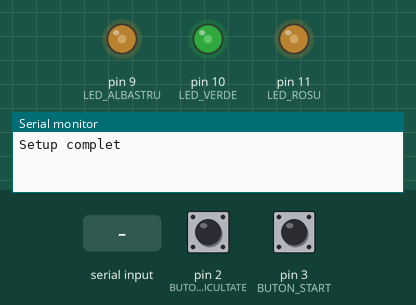
This program was run on a simulated Arduino Uno, built with avr-gcc and run on an emulated ATmega328P. Parts: output pins drawn as LEDs (lit = HIGH), the last lines printed to the serial monitor. Dashed ring = blinking. The inputs (shaded band) are chosen by the test bench; at power-on: pin 3 (BUTON_START) HIGH, pin 2 (BUTON_DIFICULTATE) HIGH. Random numbers use the default seed unless the program sets one.

Above: at 1.2 s.
1.3 s: pin 3 (BUTON_START) pulled LOW for 0.15 s
At 2.7 s:
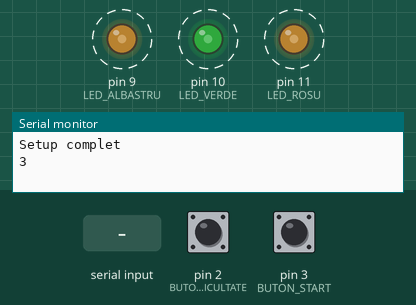
4.4 s: "1\n" received over Serial
At 5.2 s:
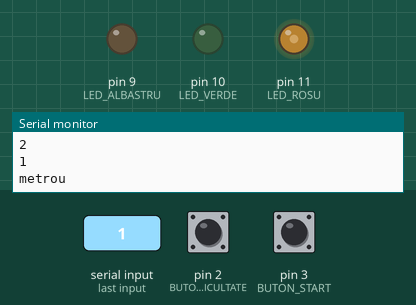
5.9 s: pin 3 (BUTON_START) pulled LOW for 1 s
At 6.3 s:
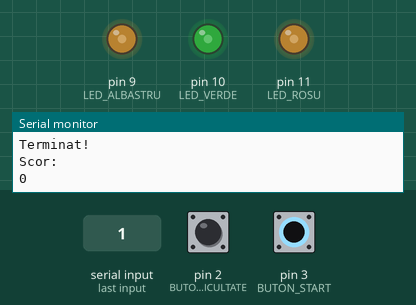
12.5 s: pin 3 (BUTON_START) pulsed LOW 5 times (0.12 s each, 0.3 s apart)
At 17.2 s:
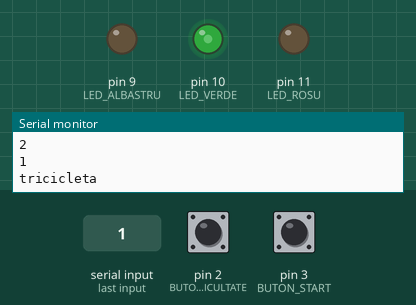
Timing chart, 0 to 48.2 s (numbered marks = the images above; inputs shaded):
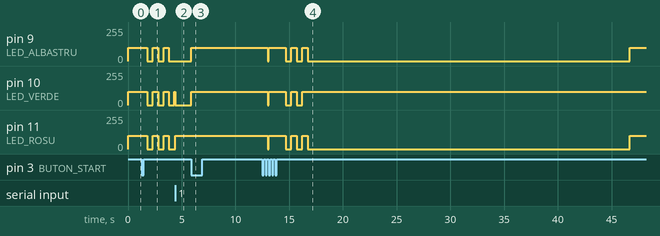

The program:

main.cpp
```cpp
#include <Arduino.h>
#include <string.h>

#define BAUD 28800

#define LED_ROSU 11
#define LED_VERDE 10
#define LED_ALBASTRU 9

#define BUTON_START 3
#define BUTON_DIFICULTATE 2

#define BACKSPACE 8

unsigned long timpTastare[3] = {5000, 4000, 3000}, timpJoc = 33000, momentSelectareCuvant = 0, timpDebounce = 300, timpIncepere = 3000, eroareIncepere = 50;
char cuvant[30], cuvantTinta[30];
char dictionar [10][30] = {"robotica", "arduino", "masina", "tren", "avion", "bicicleta", "metrou", "tir", "tricicleta", "autobuz"};
int index = 0, dificultate = 0, stareLed = 0, clipiri = 0, scor = 0;
char numeDificultati[3][10] = {"\nUsor\n", "\nMediu\n", "\nGreu\n"};
volatile unsigned long momentApasareDificultate = 0, momentApasareStart = 0, momentIncepereJoc = 0, momentUltimaClipire = 0;
bool repaus = true, rulare = false;

void setRGB(int valRosu, int valVerde, int valAlbastru)
{
  analogWrite(LED_ROSU, valRosu);
  analogWrite(LED_VERDE, valVerde);
  analogWrite(LED_ALBASTRU, valAlbastru);
}
int verificaCuvant(const char *cuvantDeVerificat)
{
  int lungime = strlen(cuvantDeVerificat);
  for(int i=0; i<lungime; i++)
  {
    if(cuvantDeVerificat[i] != cuvantTinta[i])
      return -1;
  }
  if(lungime == int(strlen(cuvantTinta)))
    return 1;
  return 0;
}

void finalizare()
{
  Serial.println("\nTerminat!\nScor:");
  Serial.println(scor);
  Serial.println("\n");
  setRGB(100, 100, 100);
}

void verificaStare()
{
  if(rulare && millis() - momentIncepereJoc > timpJoc)
  {
    repaus = true;
    rulare = false;
    finalizare();
  }
}

void incepere()
{

  if(millis() - momentUltimaClipire > timpIncepere/6)
  {
    momentUltimaClipire = millis();
    setRGB(100 * stareLed, 100 * stareLed, 100 * stareLed);
    stareLed = (stareLed + 1) % 2;

    //Daca LED-ul si-a schimbat starea de un numar par de ori mai mic decat 6 (inclusiv 0), se va afisa un numar, reprezentand
    //numaratoarea inversa pana la inceperea jocului
    if(!(clipiri % 2))
    {
      Serial.println(char(3 - clipiri/2 + 48));
    }

    clipiri++;
  }

  if(clipiri == 6)
  {
    index = 0;
    strcpy(cuvant, "");
    strcpy(cuvantTinta,dictionar[(random(10) + momentIncepereJoc) % 10]);
    Serial.println(cuvantTinta);
    momentSelectareCuvant = millis();
    setRGB(0, 100, 0);
    clipiri++;
  }
}

void startJoc()
{
  momentIncepereJoc = millis();
  scor = 0;

  momentUltimaClipire = millis();
  clipiri = 0;
}

void verificareButonDificultate()
{
  if(repaus)
  {
    if(millis() - momentApasareDificultate > timpDebounce && digitalRead(BUTON_DIFICULTATE) == LOW)
    {
      momentApasareDificultate = millis();
      dificultate = (dificultate + 1) % 3;
      Serial.println(numeDificultati[dificultate]);
    }
  }
}
void verificareButonStart()
{
  if(millis() - momentApasareStart > timpDebounce && digitalRead(BUTON_START) == LOW)
  {
    momentApasareStart = millis();
    repaus = !repaus;
    rulare = !rulare;
    if(rulare)
    {
      startJoc();
    }else
    {
      finalizare();
    }
  }
}

void citireLitera()
{
  char litera = Serial.read();
  if(int(litera) == BACKSPACE)
  {
    if(index > 0)
    {
      cuvant[index - 1] = NULL;
      index--;
    }
  }else
  {
    cuvant[index] = litera;
    index++;
    cuvant[index] = NULL;
  }
}
void alegereCuvantNou(int verdict)
{
  if(verdict)
  {
    scor++;
    Serial.println("\n");
  }else
  {
    Serial.println("\nTimp expirat!\n");
  }
  strcpy(cuvant," ");
  index = 0;
  strcpy(cuvantTinta,dictionar[(random(10) + momentIncepereJoc) % 10]);
  Serial.println(cuvantTinta);
  momentSelectareCuvant = millis();
}

void setup()
{
    Serial.begin(BAUD);

    pinMode(LED_ROSU, OUTPUT);
    pinMode(LED_VERDE, OUTPUT);
    pinMode(LED_ALBASTRU, OUTPUT);

    setRGB(100, 100, 100);

    pinMode(BUTON_START, INPUT_PULLUP);
    pinMode(BUTON_DIFICULTATE, INPUT_PULLUP);

    attachInterrupt(digitalPinToInterrupt(BUTON_START), verificareButonStart, FALLING);
    attachInterrupt(digitalPinToInterrupt(BUTON_DIFICULTATE), verificareButonDificultate, FALLING);

    Serial.println("\nSetup complet\n");
}

void loop()
{
  verificaStare();

  if(rulare)
  {
    if(millis() - momentIncepereJoc <= timpIncepere + eroareIncepere)
    {
      incepere();
    }else
    {
      if(Serial.available())
      {
          citireLitera();

          if(verificaCuvant(cuvant) == 1)
          {
            alegereCuvantNou(1);
          }else if(verificaCuvant(cuvant) == -1)
          {
            setRGB(100, 0, 0);
          }else
            setRGB(0, 100, 0);
      }
      if(millis() - momentSelectareCuvant > timpTastare[dificultate])
      {
        alegereCuvantNou(0);
      }
    }
  }
}
```

Measured:
- after the input at 1.3 s, pin 9 (LED_ALBASTRU), pin 10 (LED_VERDE), pin 11 (LED_ROSU): alternates 100/255 for 0.50 s and 0/255 for 0.50 s, starting after 0.50 s
- after the input at 4.4 s, pin 10 (LED_VERDE): 100/255 → 0/255 at once; pin 11 (LED_ROSU): 0/255 → 100/255 at once
- after the input at 5.9 s, pin 9 (LED_ALBASTRU), pin 10 (LED_VERDE): 0/255 → 100/255 at once
- after the input at 12.5 s, pin 9 (LED_ALBASTRU), pin 11 (LED_ROSU): 100/255 → 0/255 after 0.50 s, → 100/255 0.10 s later, → 0/255 1.6 s later, → 100/255 0.50 s later, … (8 changes in this stretch); pin 10 (LED_VERDE): goes 0/255 0.10 s, 100/255 1.6 s, 0/255 0.50 s, 100/255 0.50 s, 0/255 0.50 s, then 100/255, starting after 0.50 s
